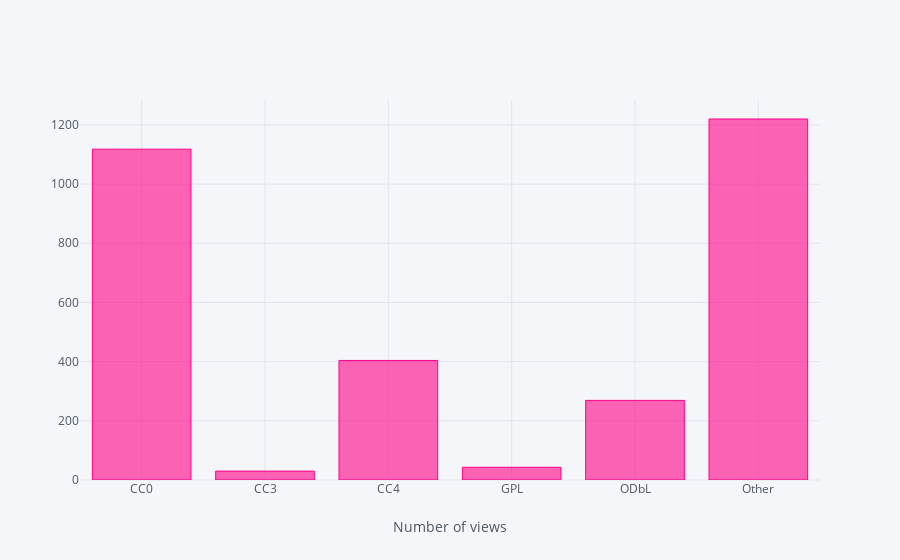

The cell this chart's notebook holds for it:
### Code cell
m=df.groupby('license')['views'].count()
m.iplot(kind='bar',color='pink',xTitle='Number of views ')

### Figure 1 — Plotly figure (JSON) as saved in the notebook; plotly's stock layout.template omitted (floating-point values rounded to 4 significant figures)
{"data": [{"marker": {"color": "rgba(255, 0, 136, 0.6)", "line": {"color": "rgba(255, 0, 136, 1.0)", "width": 1}}, "name": "views", "orientation": "v", "text": "", "type": "bar", "uid": "8ac41ac6-09a7-4701-aa3d-e59881863145", "x": ["CC0", "CC3", "CC4", "GPL", "ODbL", "Other"], "y": [1118, 30, 404, 43, 269, 1220]}], "layout": {"legend": {"bgcolor": "#F5F6F9", "font": {"color": "#4D5663"}}, "paper_bgcolor": "#F5F6F9", "plot_bgcolor": "#F5F6F9", "title": {"font": {"color": "#4D5663"}}, "xaxis": {"gridcolor": "#E1E5ED", "showgrid": true, "tickfont": {"color": "#4D5663"}, "title": {"font": {"color": "#4D5663"}, "text": "Number of views "}, "zerolinecolor": "#E1E5ED"}, "yaxis": {"gridcolor": "#E1E5ED", "showgrid": true, "tickfont": {"color": "#4D5663"}, "title": {"font": {"color": "#4D5663"}, "text": ""}, "zerolinecolor": "#E1E5ED"}}}
